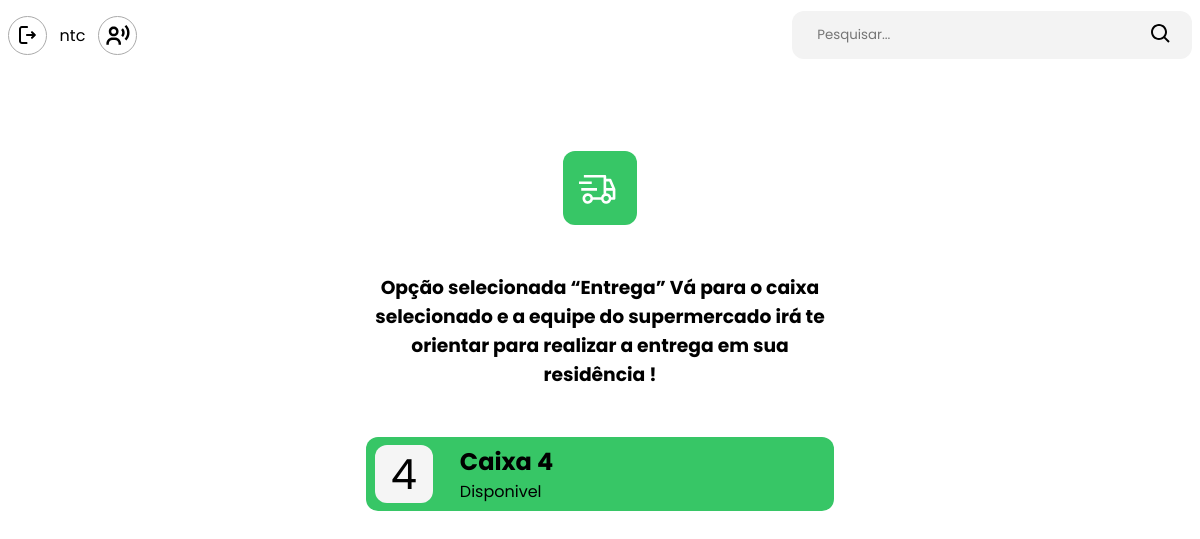
Screenshot of /entrega (signed in) with the database file from the repository.
### supermarket/models.py (models this page shows, shortened)
class User(AbstractUser):
    ''' user model '''

class Caixas(models.Model):
    number = models.IntegerField(help_text="Número de identificação do caixa")
    available = models.BooleanField(default=True) # disponivel
    line = models.IntegerField(help_text="Número de pessoas na fila") # fila
    waiting_time = models.IntegerField(help_text="Tempo de espera") # tempo de espera
    option = models.CharField(max_length=24, choices=CAIXA_CHOICES, default="presente")

### supermarket/views.py (the view)
# urls.py: path('entrega', views.entrega, name="delivery"),
def entrega(request):
    context = {"caixas": Caixas.objects.filter(option="entrega")}
    return render(request, "core/entrega.html", context)

### supermarket/templates/core/entrega.html (shortened to what this page needs)
{% extends 'core/layout.html' %}
{% load static %}
{% block body %}
  <section class="services-page">
    <div class="services__icon">
      <img src="{% static 'img/icon/delivery.svg' %}" alt="Entrega" />
    </div>
    <h3>Opção selecionada “Entrega”
        Vá para o caixa selecionado
        e a equipe do supermercado
        irá te orientar para realizar a
        entrega em sua residência !</h3>
    {% for caixa in caixas %}
      <div class="caixa">
        <div class="caixa__number">
          {{caixa.number}}
        </div>
        <div class="caixa__main">
          <div class="caixa__name">
            <h2>Caixa {{caixa.number}}</h2>
          </div>
          <div class="caixa__fila">
            <div class="caixa__fila">
              {% if caixa.available == True %}
                <p>Disponivel</p>
              {% else %}
                <p>Fila: {{caixa.line}} {% if caixa.line == 1 %} Pessoa {% else %} Pessoas {% endif %}</p>
              {% endif %}
            </div>
          </div>
        </div>
      </div>
    {% endfor %}
  </section>
{% endblock body %}

### supermarket/templates/core/layout.html (shortened to what this page needs)
{% load static %}
<!DOCTYPE html>
<html lang="en">
<head>
    <link rel="stylesheet" href="{% static 'css/styles.css' %}" />
</head>
<body>
  <header class="header">
    <div class="header__top">
      <div class="account">
        {% if request.user.is_authenticated == True %}
          <a href="{% url 'logout' %}" class="exit">
            <img src="{% static 'img/icon/exit.svg' %}" alt="logout" />
          </a>
        {% else %}
        <a href="{% url 'login' %}">
          Login
        <a/>
        {% endif %}
        <p>{{ request.user.username }}</p>
      </div>
      <a href="{% url 'call_staff' %}" class="staff">
        <img src="{% static 'img/icon/staff.svg' %}" alt="chamar funcionario" />
      </a>
    </div>
    <form action="{% url 'search' %}" method="get">
      <div class="search">
        <input type="search" name="q" placeholder="Pesquisar..."/>
        <button type="submit">
          <img src="{% static 'img/icon/search.svg' %}" alt="Search" />
        </button>
      </div>
      </form>
  </header>
  <main>
    {% block body %}
    {% endblock body %}
  </main>
</body>
</html>

### supermarket/static/css/styles.css (style rules this page uses)
*, html, body { outline: none; -webkit-box-sizing: border-box; box-sizing: border-box; margin: 0; padding: 0; }
body, html, input { font-family: 'Poppins', sans-serif; }
main { padding: 0 1em; }
a { font-weight: bold; text-decoration: none; color: #37C666; -webkit-transition: all 442ms ease-in-out; transition: all 442ms ease-in-out; }
button { cursor: pointer; }
.header .header__top { display: -webkit-box; display: -ms-flexbox; display: flex; -webkit-box-pack: justify; -ms-flex-pack: justify; justify-content: space-between; -webkit-box-align: center; -ms-flex-align: center; align-items: center; padding: .5em 0; }
@media (min-width: 768px) { .header .header__top { -webkit-box-pack: center; -ms-flex-pack: center; justify-content: center; } }
.header .account { display: -webkit-box; display: -ms-flexbox; display: flex; -webkit-box-pack: justify; -ms-flex-pack: justify; justify-content: space-between; -webkit-box-align: center; -ms-flex-align: center; align-items: center; }
.header .account img { width: 42px; height: 42px; border-radius: 50%; }
.header .account p { padding: 0 .8em; }
.header .staff, .header .exit { display: -webkit-box; display: -ms-flexbox; display: flex; -webkit-box-pack: center; -ms-flex-pack: center; justify-content: center; -webkit-box-align: center; -ms-flex-align: center; align-items: center; border: 1px solid #aaaaaa; border-radius: 50%; padding: .4em; -webkit-transition: all 442ms ease-in-out; transition: all 442ms ease-in-out; }
.header .staff img, .header .exit img { width: 24px; height: 24px; }
.header .search { display: -webkit-box; display: -ms-flexbox; display: flex; -webkit-box-pack: justify; -ms-flex-pack: justify; justify-content: space-between; -webkit-box-align: center; -ms-flex-align: center; align-items: center; margin: 1em 0 0 0; width: 100%; background-color: #F3F3F3; border-radius: 12px; padding: .5em 1.2em; }
.header .search input, .header .search button { border: none; background: none; }
.header .search input { padding: .45em; width: 90%; font-size: 10pt; }
@media (min-width: 768px) { .header .search { width: 400px; margin: 0; } }
@media (min-width: 768px) { .header { display: -webkit-box; display: -ms-flexbox; display: flex; -webkit-box-pack: justify; -ms-flex-pack: justify; justify-content: space-between; -webkit-box-align: center; -ms-flex-align: center; align-items: center; padding: .5em; } }
.services__icon { background-color: #37C666; border-radius: 12px; padding: 1em; width: 74px; height: 74px; -webkit-transition: all 442ms ease-in-out; transition: all 442ms ease-in-out; }
.caixa { background-color: #37C666; border-radius: 12px; display: -webkit-box; display: -ms-flexbox; display: flex; -webkit-box-pack: justify; -ms-flex-pack: justify; justify-content: space-between; -webkit-box-align: center; -ms-flex-align: center; align-items: center; -webkit-transition: all 442ms ease-in-out; transition: all 442ms ease-in-out; }
.caixa .caixa__main { width: 80%; }
.caixa .caixa__number { display: -webkit-box; display: -ms-flexbox; display: flex; -webkit-box-pack: center; -ms-flex-pack: center; justify-content: center; -webkit-box-align: center; -ms-flex-align: center; align-items: center; background-color: #f5f5f5; width: 58px; height: 58px; margin: .2em; text-align: center; border-radius: 12px; font-size: 2.6rem; }
.caixa:not(:first-child) { margin: 1em 0; }
.services-page { width: 100%; }
@media (min-width: 768px) { .services-page { width: 40%; margin: 5rem auto; } }
.services-page .services__icon { margin: 2rem auto; }
.services-page h3 { margin: 3rem 0; text-align: center; }

### rows the page displays
User: user.username "ntc"
Caixas: number "4", available "Disponivel"
